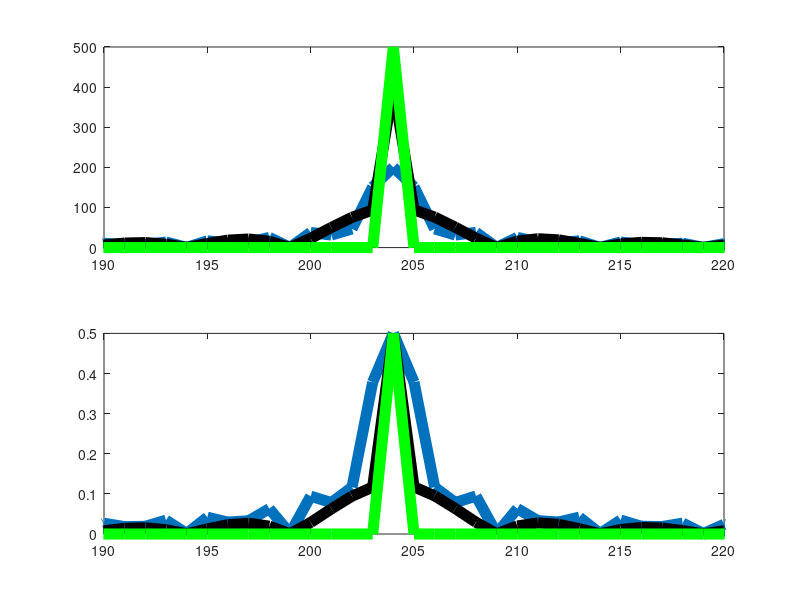

MATLAB code to generate this figure:
N = 1000;
fs = 1000;
t = [0:N-1]/fs;
omega = 2*pi*203;
phi = 2*pi*0.3459357;
x = sin(omega*t+phi);

clf
subplot(211);
title('No normalization')
plot(abs(fft(x(1:400), N)), 'linewidth', 8);
hold on;
plot(abs(fft(x(1:800), N)),'k', 'linewidth', 8);
plot(abs(fft(x, N)),'g', 'linewidth', 8);
axis([190 220 0 500])
subplot(212);
title('Normalized')
plot(abs(fft(x(1:400), N))/400, 'linewidth', 8);
hold on;
plot(abs(fft(x(1:800), N))/800,'k', 'linewidth', 8);
plot(abs(fft(x, N))/1000,'g', 'linewidth', 8);
axis([190 220 0 0.5])
